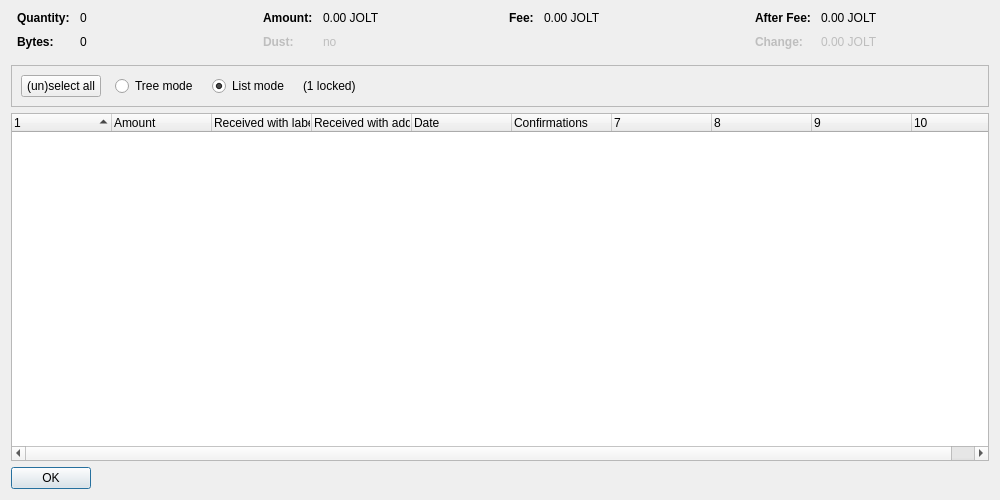
<?xml version="1.0" encoding="UTF-8"?>
<ui version="4.0">
 <class>CoinControlDialog</class>
 <widget class="QDialog" name="CoinControlDialog">
  <property name="geometry">
   <rect>
    <x>0</x>
    <y>0</y>
    <width>1000</width>
    <height>500</height>
   </rect>
  </property>
  <property name="windowTitle">
   <string>Coin Selection</string>
  </property>
  <layout class="QVBoxLayout" name="verticalLayout">
   <item>
    <layout class="QHBoxLayout" name="horizontalLayoutTop" stretch="0,0,0,0">
     <property name="topMargin">
      <number>0</number>
     </property>
     <property name="bottomMargin">
      <number>10</number>
     </property>
     <item>
      <layout class="QFormLayout" name="formLayoutCoinControl1">
       <property name="horizontalSpacing">
        <number>10</number>
       </property>
       <property name="verticalSpacing">
        <number>10</number>
       </property>
       <property name="leftMargin">
        <number>6</number>
       </property>
       <property name="rightMargin">
        <number>6</number>
       </property>
       <item row="0" column="0">
        <widget class="QLabel" name="labelCoinControlQuantityText">
         <property name="font">
          <font>
           <weight>75</weight>
           <bold>true</bold>
          </font>
         </property>
         <property name="text">
          <string>Quantity:</string>
         </property>
        </widget>
       </item>
       <item row="0" column="1">
        <widget class="QLabel" name="labelCoinControlQuantity">
         <property name="cursor">
          <cursorShape>IBeamCursor</cursorShape>
         </property>
         <property name="contextMenuPolicy">
          <enum>Qt::ActionsContextMenu</enum>
         </property>
         <property name="text">
          <string notr="true">0</string>
         </property>
         <property name="textInteractionFlags">
          <set>Qt::LinksAccessibleByMouse|Qt::TextSelectableByKeyboard|Qt::TextSelectableByMouse</set>
         </property>
        </widget>
       </item>
       <item row="1" column="0">
        <widget class="QLabel" name="labelCoinControlBytesText">
         <property name="font">
          <font>
           <weight>75</weight>
           <bold>true</bold>
          </font>
         </property>
         <property name="text">
          <string>Bytes:</string>
         </property>
        </widget>
       </item>
       <item row="1" column="1">
        <widget class="QLabel" name="labelCoinControlBytes">
         <property name="cursor">
          <cursorShape>IBeamCursor</cursorShape>
         </property>
         <property name="contextMenuPolicy">
          <enum>Qt::ActionsContextMenu</enum>
         </property>
         <property name="text">
          <string notr="true">0</string>
         </property>
         <property name="textInteractionFlags">
          <set>Qt::LinksAccessibleByMouse|Qt::TextSelectableByKeyboard|Qt::TextSelectableByMouse</set>
         </property>
        </widget>
       </item>
      </layout>
     </item>
     <item>
      <layout class="QFormLayout" name="formLayoutCoinControl2">
       <property name="horizontalSpacing">
        <number>10</number>
       </property>
       <property name="verticalSpacing">
        <number>10</number>
       </property>
       <property name="leftMargin">
        <number>6</number>
       </property>
       <property name="rightMargin">
        <number>6</number>
       </property>
       <item row="0" column="0">
        <widget class="QLabel" name="labelCoinControlAmountText">
         <property name="font">
          <font>
           <weight>75</weight>
           <bold>true</bold>
          </font>
         </property>
         <property name="text">
          <string>Amount:</string>
         </property>
        </widget>
       </item>
       <item row="0" column="1">
        <widget class="QLabel" name="labelCoinControlAmount">
         <property name="cursor">
          <cursorShape>IBeamCursor</cursorShape>
         </property>
         <property name="contextMenuPolicy">
          <enum>Qt::ActionsContextMenu</enum>
         </property>
         <property name="text">
          <string notr="true">0.00 JOLT</string>
         </property>
         <property name="textInteractionFlags">
          <set>Qt::LinksAccessibleByMouse|Qt::TextSelectableByKeyboard|Qt::TextSelectableByMouse</set>
         </property>
        </widget>
       </item>
       <item row="1" column="0">
        <widget class="QLabel" name="labelCoinControlLowOutputText">
         <property name="enabled">
          <bool>false</bool>
         </property>
         <property name="font">
          <font>
           <weight>75</weight>
           <bold>true</bold>
          </font>
         </property>
         <property name="text">
          <string>Dust:</string>
         </property>
        </widget>
       </item>
       <item row="1" column="1">
        <widget class="QLabel" name="labelCoinControlLowOutput">
         <property name="enabled">
          <bool>false</bool>
         </property>
         <property name="cursor">
          <cursorShape>IBeamCursor</cursorShape>
         </property>
         <property name="contextMenuPolicy">
          <enum>Qt::ActionsContextMenu</enum>
         </property>
         <property name="text">
          <string notr="true">no</string>
         </property>
         <property name="textInteractionFlags">
          <set>Qt::LinksAccessibleByMouse|Qt::TextSelectableByKeyboard|Qt::TextSelectableByMouse</set>
         </property>
        </widget>
       </item>
      </layout>
     </item>
     <item>
      <layout class="QFormLayout" name="formLayoutCoinControl3">
       <property name="horizontalSpacing">
        <number>10</number>
       </property>
       <property name="verticalSpacing">
        <number>10</number>
       </property>
       <property name="leftMargin">
        <number>6</number>
       </property>
       <property name="rightMargin">
        <number>6</number>
       </property>
       <item row="0" column="0">
        <widget class="QLabel" name="labelCoinControlFeeText">
         <property name="font">
          <font>
           <weight>75</weight>
           <bold>true</bold>
          </font>
         </property>
         <property name="text">
          <string>Fee:</string>
         </property>
        </widget>
       </item>
       <item row="0" column="1">
        <widget class="QLabel" name="labelCoinControlFee">
         <property name="cursor">
          <cursorShape>IBeamCursor</cursorShape>
         </property>
         <property name="contextMenuPolicy">
          <enum>Qt::ActionsContextMenu</enum>
         </property>
         <property name="text">
          <string notr="true">0.00 JOLT</string>
         </property>
         <property name="textInteractionFlags">
          <set>Qt::LinksAccessibleByMouse|Qt::TextSelectableByKeyboard|Qt::TextSelectableByMouse</set>
         </property>
        </widget>
       </item>
      </layout>
     </item>
     <item>
      <layout class="QFormLayout" name="formLayoutCoinControl4">
       <property name="horizontalSpacing">
        <number>10</number>
       </property>
       <property name="verticalSpacing">
        <number>10</number>
       </property>
       <property name="leftMargin">
        <number>6</number>
       </property>
       <property name="rightMargin">
        <number>6</number>
       </property>
       <item row="0" column="0">
        <widget class="QLabel" name="labelCoinControlAfterFeeText">
         <property name="font">
          <font>
           <weight>75</weight>
           <bold>true</bold>
          </font>
         </property>
         <property name="text">
          <string>After Fee:</string>
         </property>
        </widget>
       </item>
       <item row="0" column="1">
        <widget class="QLabel" name="labelCoinControlAfterFee">
         <property name="cursor">
          <cursorShape>IBeamCursor</cursorShape>
         </property>
         <property name="contextMenuPolicy">
          <enum>Qt::ActionsContextMenu</enum>
         </property>
         <property name="text">
          <string notr="true">0.00 JOLT</string>
         </property>
         <property name="textInteractionFlags">
          <set>Qt::LinksAccessibleByMouse|Qt::TextSelectableByKeyboard|Qt::TextSelectableByMouse</set>
         </property>
        </widget>
       </item>
       <item row="1" column="0">
        <widget class="QLabel" name="labelCoinControlChangeText">
         <property name="enabled">
          <bool>false</bool>
         </property>
         <property name="font">
          <font>
           <weight>75</weight>
           <bold>true</bold>
          </font>
         </property>
         <property name="text">
          <string>Change:</string>
         </property>
        </widget>
       </item>
       <item row="1" column="1">
        <widget class="QLabel" name="labelCoinControlChange">
         <property name="enabled">
          <bool>false</bool>
         </property>
         <property name="cursor">
          <cursorShape>IBeamCursor</cursorShape>
         </property>
         <property name="contextMenuPolicy">
          <enum>Qt::ActionsContextMenu</enum>
         </property>
         <property name="text">
          <string notr="true">0.00 JOLT</string>
         </property>
         <property name="textInteractionFlags">
          <set>Qt::LinksAccessibleByMouse|Qt::TextSelectableByKeyboard|Qt::TextSelectableByMouse</set>
         </property>
        </widget>
       </item>
      </layout>
     </item>
    </layout>
   </item>
   <item>
    <widget class="QFrame" name="frame">
     <property name="minimumSize">
      <size>
       <width>0</width>
       <height>40</height>
      </size>
     </property>
     <property name="frameShape">
      <enum>QFrame::StyledPanel</enum>
     </property>
     <property name="frameShadow">
      <enum>QFrame::Sunken</enum>
     </property>
     <layout class="QHBoxLayout" name="horizontalLayout">
      <item>
       <layout class="QHBoxLayout" name="horizontalLayoutPanel" stretch="0,0,0,0,0">
        <property name="spacing">
         <number>14</number>
        </property>
        <item>
         <widget class="QPushButton" name="pushButtonSelectAll">
          <property name="sizePolicy">
           <sizepolicy hsizetype="Maximum" vsizetype="Fixed">
            <horstretch>0</horstretch>
            <verstretch>0</verstretch>
           </sizepolicy>
          </property>
          <property name="text">
           <string>(un)select all</string>
          </property>
          <property name="autoDefault">
           <bool>false</bool>
          </property>
         </widget>
        </item>
        <item>
         <widget class="QRadioButton" name="radioTreeMode">
          <property name="sizePolicy">
           <sizepolicy hsizetype="Maximum" vsizetype="Fixed">
            <horstretch>0</horstretch>
            <verstretch>0</verstretch>
           </sizepolicy>
          </property>
          <property name="text">
           <string>Tree mode</string>
          </property>
         </widget>
        </item>
        <item>
         <widget class="QRadioButton" name="radioListMode">
          <property name="sizePolicy">
           <sizepolicy hsizetype="Maximum" vsizetype="Fixed">
            <horstretch>0</horstretch>
            <verstretch>0</verstretch>
           </sizepolicy>
          </property>
          <property name="text">
           <string>List mode</string>
          </property>
          <property name="checked">
           <bool>true</bool>
          </property>
         </widget>
        </item>
        <item>
         <widget class="QLabel" name="labelLocked">
          <property name="text">
           <string notr="true">(1 locked)</string>
          </property>
         </widget>
        </item>
        <item>
         <spacer name="horizontalSpacer">
          <property name="orientation">
           <enum>Qt::Horizontal</enum>
          </property>
          <property name="sizeHint" stdset="0">
           <size>
            <width>40</width>
            <height>20</height>
           </size>
          </property>
         </spacer>
        </item>
       </layout>
      </item>
     </layout>
    </widget>
   </item>
   <item>
    <widget class="CoinControlTreeWidget" name="treeWidget">
     <property name="contextMenuPolicy">
      <enum>Qt::CustomContextMenu</enum>
     </property>
     <property name="sortingEnabled">
      <bool>false</bool>
     </property>
     <property name="columnCount">
      <number>10</number>
     </property>
     <attribute name="headerShowSortIndicator" stdset="0">
      <bool>true</bool>
     </attribute>
     <attribute name="headerStretchLastSection">
      <bool>false</bool>
     </attribute>
     <column>
      <property name="text">
       <string/>
      </property>
     </column>
     <column>
      <property name="text">
       <string>Amount</string>
      </property>
     </column>
     <column>
      <property name="text">
       <string>Received with label</string>
      </property>
     </column>
     <column>
      <property name="text">
       <string>Received with address</string>
      </property>
     </column>
     <column>
      <property name="text">
       <string>Date</string>
      </property>
     </column>
     <column>
      <property name="text">
       <string>Confirmations</string>
      </property>
      <property name="toolTip">
       <string>Confirmed</string>
      </property>
     </column>
     <column>
      <property name="text">
       <string/>
      </property>
     </column>
     <column>
      <property name="text">
       <string/>
      </property>
     </column>
     <column>
      <property name="text">
       <string/>
      </property>
     </column>
     <column>
      <property name="text">
       <string/>
      </property>
     </column>
    </widget>
   </item>
   <item>
    <widget class="QDialogButtonBox" name="buttonBox">
     <property name="sizePolicy">
      <sizepolicy hsizetype="Maximum" vsizetype="Fixed">
       <horstretch>0</horstretch>
       <verstretch>0</verstretch>
      </sizepolicy>
     </property>
     <property name="orientation">
      <enum>Qt::Horizontal</enum>
     </property>
     <property name="standardButtons">
      <set>QDialogButtonBox::Ok</set>
     </property>
    </widget>
   </item>
  </layout>
 </widget>
 <customwidgets>
  <customwidget>
   <class>CoinControlTreeWidget</class>
   <extends>QTreeWidget</extends>
   <header>coincontroltreewidget.h</header>
  </customwidget>
 </customwidgets>
 <resources/>
 <connections/>
</ui>
